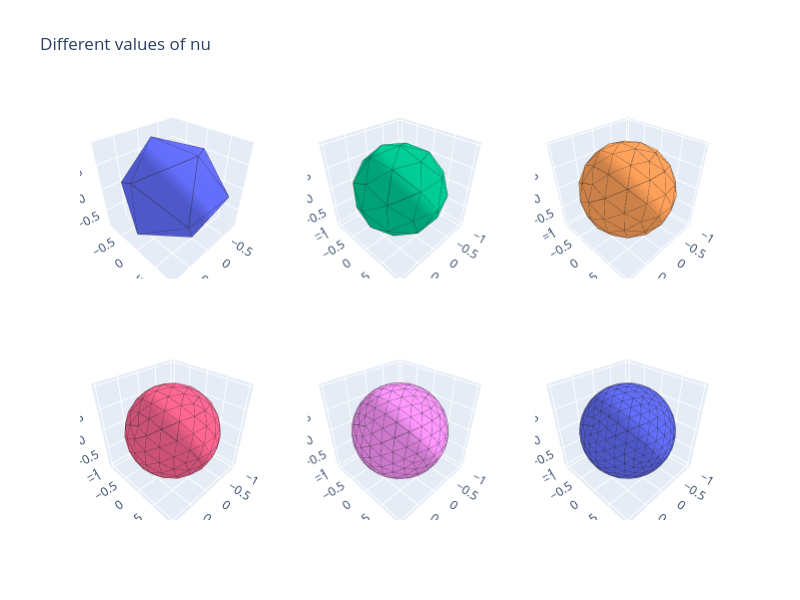

Source (notebook cell):
### Code cell
fig = make_subplots(
    rows=2,
    cols=3,
    specs=[[{"type": "surface"}, {"type": "surface"}, {"type": "surface"}],
           [{"type": "surface"}, {"type": "surface"}, {"type": "surface"}]],
)

for idx, nu in enumerate(range(1, 7)):
    row = idx // 3 + 1
    col = idx % 3 + 1
    vertices, faces = icosphere.icosphere(nu)
    fig.add_trace(mesh_plot(vertices, faces), row=row, col=col)
    fig.add_trace(wireframe_plot(vertices, faces), row=row, col=col)

fig.update_layout(title_text="Different values of nu", height=600, width=800, showlegend=False)
fig.show()

### Figure 1 — Plotly figure (JSON) as saved in the notebook; plotly's stock layout.template omitted (floating-point values rounded to 4 significant figures; data arrays with more than 128 entries replaced by an {"elided": "..."} marker saying what was removed)
{"data": [{"i": [0, 0, 0, 0, 0, 1, 5, 3, 2, 4, 7, 11, 9, 8, 10, 2, 4, 1, 5, 3], "j": [5, 3, 2, 4, 1, 5, 3, 2, 4, 1, 11, 9, 8, 10, 7, 11, 9, 8, 10, 7], "k": [1, 5, 3, 2, 4, 8, 10, 7, 11, 9, 6, 6, 6, 6, 6, 7, 11, 9, 8, 10], "scene": "scene", "type": "mesh3d", "x": [0, 0, 0.5257, -0.5257, 0.8507, -0.8507, 0, 0, -0.5257, 0.5257, -0.8507, 0.8507], "y": [0.5257, -0.5257, 0.8507, 0.8507, 0, 0, -0.5257, 0.5257, -0.8507, -0.8507, 0, 0], "z": [0.8507, 0.8507, 0, 0, 0.5257, 0.5257, -0.8507, -0.8507, 0, 0, -0.5257, -0.5257]}, {"line": {"color": "rgb(40,40,40)", "width": 1}, "mode": "lines", "scene": "scene", "showlegend": false, "type": "scatter3d", "x": [0.8507, 0.5257, null, -0.5257, 0, null, -0.5257, -0.8507, null, 0, 0.5257, null, -0.8507, -0.8507, null, -0.5257, 0.5257, null, 0, -0.8507, null, 0.5257, 0.8507, null, 0.5257, 0.8507, null, 0, 0.5257, null, 0, 0.8507, null, 0, -0.8507, null, 0, -0.5257, null, 0.8507, 0.8507, null, 0, 0, null, 0.5257, 0.8507, null, 0, 0.8507, null, 0.5257, 0, null, 0, -0.8507, null, 0, -0.5257, null, 0, 0, null, 0, -0.8507, null, -0.5257, -0.8507, null, -0.8507, -0.5257, null, 0, -0.5257, null, -0.5257, -0.8507, null, 0, 0.8507, null, 0.5257, -0.5257, null, 0, 0.8507, null, 0, 0.5257, null], "y": [0, -0.8507, null, 0.8507, 0.5257, null, 0.8507, 0, null, 0.5257, 0.8507, null, 0, 0, null, -0.8507, -0.8507, null, 0.5257, 0, null, -0.8507, 0, null, 0.8507, 0, null, -0.5257, -0.8507, null, -0.5257, 0, null, 0.5257, 0, null, -0.5257, -0.8507, null, 0, 0, null, 0.5257, -0.5257, null, 0.8507, 0, null, 0.5257, 0, null, 0.8507, 0.5257, null, -0.5257, 0, null, -0.5257, -0.8507, null, -0.5257, 0.5257, null, -0.5257, 0, null, 0.8507, 0, null, 0, -0.8507, null, 0.5257, 0.8507, null, -0.8507, 0, null, -0.5257, 0, null, 0.8507, 0.8507, null, 0.5257, 0, null, -0.5257, -0.8507, null], "z": [0.5257, 0, null, 0, -0.8507, null, 0, -0.5257, null, 0.8507, 0, null, 0.5257, -0.5257, null, 0, 0, null, 0.8507, 0.5257, null, 0, -0.5257, null, 0, -0.5257, null, 0.8507, 0, null, -0.8507, -0.5257, null, -0.8507, -0.5257, null, -0.8507, 0, null, 0.5257, -0.5257, null, 0.8507, 0.8507, null, 0, 0.5257, null, 0.8507, 0.5257, null, 0, -0.8507, null, 0.8507, 0.5257, null, 0.8507, 0, null, -0.8507, -0.8507, null, -0.8507, -0.5257, null, 0, 0.5257, null, 0.5257, 0, null, 0.8507, 0, null, 0, -0.5257, null, 0.8507, 0.5257, null, 0, 0, null, -0.8507, -0.5257, null, -0.8507, 0, null]}, {"i": [0, 16, 16, 12, 0, 14, 14, 16, 0, 13, 13, 14, 0, 15, 15, 13, 0, 12, 12, 15, 1, 18, 18, 19, 5, 25, 25, 31, 3, 21, 21, 26, 2, 22, 22, 24, 4, 17, 17, 28, 7, 38, 38, 32, 11, 41, 41, 36, 9, 39, 39, 34, 8, 40, 40, 33, 10, 37, 37, 35, 2, 24, 24, 23, 4, 28, 28, 29, 1, 19, 19, 20, 5, 31, 31, 30, 3, 26, 26, 27], "j": [16, 5, 18, 18, 14, 3, 25, 25, 13, 2, 21, 21, 15, 4, 22, 22, 12, 1, 17, 17, 18, 5, 30, 30, 25, 3, 27, 27, 21, 2, 23, 23, 22, 4, 29, 29, 17, 1, 20, 20, 38, 11, 36, 36, 41, 9, 34, 34, 39, 8, 33, 33, 40, 10, 35, 35, 37, 7, 32, 32, 24, 11, 38, 38, 28, 9, 41, 41, 19, 8, 39, 39, 31, 10, 40, 40, 26, 7, 37, 37], "k": [12, 18, 12, 1, 16, 25, 16, 5, 14, 21, 14, 3, 13, 22, 13, 2, 15, 17, 15, 4, 19, 30, 19, 8, 31, 27, 31, 10, 26, 23, 26, 7, 24, 29, 24, 11, 28, 20, 28, 9, 32, 36, 32, 6, 36, 34, 36, 6, 34, 33, 34, 6, 33, 35, 33, 6, 35, 32, 35, 6, 23, 38, 23, 7, 29, 41, 29, 11, 20, 39, 20, 9, 30, 40, 30, 8, 27, 37, 27, 10], "scene": "scene2", "type": "mesh3d", "x": [0, 0, 0.5257, -0.5257, 0.8507, -0.8507, 0, 0, -0.5257, 0.5257, -0.8507, 0.8507, 0, 0.309, -0.309, 0.5, -0.5, 0.5, -0.5, -0.309, 0.309, 0, 0.809, 0.309, 0.809, -0.809, -0.309, -0.809, 0.809, 1, -0.809, -1, 0, -0.309, 0.309, -0.5, 0.5, -0.5, 0.5, 0, -0.809, 0.809], "y": [0.5257, -0.5257, 0.8507, 0.8507, 0, 0, -0.5257, 0.5257, -0.8507, -0.8507, 0, 0, 0, 0.809, 0.809, 0.309, 0.309, -0.309, -0.309, -0.809, -0.809, 1, 0.5, 0.809, 0.5, 0.5, 0.809, 0.5, -0.5, 0, -0.5, 0, 0, -0.809, -0.809, -0.309, -0.309, 0.309, 0.309, -1, -0.5, -0.5], "z": [0.8507, 0.8507, 0, 0, 0.5257, 0.5257, -0.8507, -0.8507, 0, 0, -0.5257, -0.5257, 1, 0.5, 0.5, 0.809, 0.809, 0.809, 0.809, 0.5, 0.5, 0, 0.309, -0.5, -0.309, 0.309, -0.5, -0.309, 0.309, 0, 0.309, 0, -1, -0.5, -0.5, -0.809, -0.809, -0.809, -0.809, 0, -0.309, -0.309]}, {"line": {"color": "rgb(40,40,40)", "width": 1}, "mode": "lines", "scene": "scene2", "showlegend": false, "type": "scatter3d", "x": {"elided": "360 float values"}, "y": {"elided": "360 float values"}, "z": {"elided": "360 float values"}}, {"i": {"elided": "180 int values"}, "j": {"elided": "180 int values"}, "k": {"elided": "180 int values"}, "scene": "scene3", "type": "mesh3d", "x": [0, 0, 0.5257, -0.5257, 0.8507, -0.8507, 0, 0, -0.5257, 0.5257, -0.8507, 0.8507, 0, 0, 0.2018, 0.4035, -0.2018, -0.4035, 0.3265, 0.653, -0.3265, -0.653, 0.3265, 0.653, -0.3265, -0.653, -0.2018, -0.4035, 0.2018, 0.4035, 0.2018, -0.2018, 0.73, 0.8547, 0.4035, 0.2018, 0.73, 0.8547, -0.73, -0.8547, -0.4035, -0.2018, -0.73, -0.8547, 0.8547, 0.73, 0.9794, 0.9794, -0.8547, -0.73, -0.9794, -0.9794, 0, 0, -0.2018, -0.4035, 0.2018, 0.4035, -0.3265, -0.653, 0.3265, 0.653, -0.3265, -0.653, 0.3265, 0.653, -0.2018, 0.2018, -0.73, -0.8547, 0.73, 0.8547, -0.3568, -0.5774, 0, 0.5774, 0.3568, -0.5774, -0.9342, 0, 0.9342, 0.5774, 0.3568, 0.5774, 0, -0.5774, -0.3568, 0.5774, 0.9342, 0, -0.9342, -0.5774], "y": [0.5257, -0.5257, 0.8507, 0.8507, 0, 0, -0.5257, 0.5257, -0.8507, -0.8507, 0, 0, 0.2018, -0.2018, 0.73, 0.8547, 0.73, 0.8547, 0.4035, 0.2018, 0.4035, 0.2018, -0.4035, -0.2018, -0.4035, -0.2018, -0.73, -0.8547, -0.73, -0.8547, 0.9794, 0.9794, 0.653, 0.3265, 0.8547, 0.73, 0.653, 0.3265, 0.653, 0.3265, 0.8547, 0.73, 0.653, 0.3265, -0.3265, -0.653, 0, 0, -0.3265, -0.653, 0, 0, -0.2018, 0.2018, -0.73, -0.8547, -0.73, -0.8547, -0.4035, -0.2018, -0.4035, -0.2018, 0.4035, 0.2018, 0.4035, 0.2018, -0.9794, -0.9794, -0.653, -0.3265, -0.653, -0.3265, 0, 0.5774, 0.9342, 0.5774, 0, -0.5774, 0.3568, 0.9342, 0.3568, -0.5774, 0, -0.5774, -0.9342, -0.5774, 0, 0.5774, -0.3568, -0.9342, -0.3568, 0.5774], "z": [0.8507, 0.8507, 0, 0, 0.5257, 0.5257, -0.8507, -0.8507, 0, 0, -0.5257, -0.5257, 0.9794, 0.9794, 0.653, 0.3265, 0.653, 0.3265, 0.8547, 0.73, 0.8547, 0.73, 0.8547, 0.73, 0.8547, 0.73, 0.653, 0.3265, 0.653, 0.3265, 0, 0, 0.2018, 0.4035, -0.3265, -0.653, -0.2018, -0.4035, 0.2018, 0.4035, -0.3265, -0.653, -0.2018, -0.4035, 0.4035, 0.2018, 0.2018, -0.2018, 0.4035, 0.2018, 0.2018, -0.2018, -0.9794, -0.9794, -0.653, -0.3265, -0.653, -0.3265, -0.8547, -0.73, -0.8547, -0.73, -0.8547, -0.73, -0.8547, -0.73, 0, 0, -0.2018, -0.4035, -0.2018, -0.4035, 0.9342, 0.5774, 0.3568, 0.5774, 0.9342, 0.5774, 0, -0.3568, 0, 0.5774, -0.9342, -0.5774, -0.3568, -0.5774, -0.9342, -0.5774, 0, 0.3568, 0, -0.5774]}, {"line": {"color": "rgb(40,40,40)", "width": 1}, "mode": "lines", "scene": "scene3", "showlegend": false, "type": "scatter3d", "x": {"elided": "810 float values"}, "y": {"elided": "810 float values"}, "z": {"elided": "810 float values"}}, {"i": {"elided": "320 int values"}, "j": {"elided": "320 int values"}, "k": {"elided": "320 int values"}, "scene": "scene4", "type": "mesh3d", "x": {"elided": "162 float values"}, "y": {"elided": "162 float values"}, "z": {"elided": "162 float values"}}, {"line": {"color": "rgb(40,40,40)", "width": 1}, "mode": "lines", "scene": "scene4", "showlegend": false, "type": "scatter3d", "x": {"elided": "1440 float values"}, "y": {"elided": "1440 float values"}, "z": {"elided": "1440 float values"}}, {"i": {"elided": "500 int values"}, "j": {"elided": "500 int values"}, "k": {"elided": "500 int values"}, "scene": "scene5", "type": "mesh3d", "x": {"elided": "252 float values"}, "y": {"elided": "252 float values"}, "z": {"elided": "252 float values"}}, {"line": {"color": "rgb(40,40,40)", "width": 1}, "mode": "lines", "scene": "scene5", "showlegend": false, "type": "scatter3d", "x": {"elided": "2250 float values"}, "y": {"elided": "2250 float values"}, "z": {"elided": "2250 float values"}}, {"i": {"elided": "720 int values"}, "j": {"elided": "720 int values"}, "k": {"elided": "720 int values"}, "scene": "scene6", "type": "mesh3d", "x": {"elided": "362 float values"}, "y": {"elided": "362 float values"}, "z": {"elided": "362 float values"}}, {"line": {"color": "rgb(40,40,40)", "width": 1}, "mode": "lines", "scene": "scene6", "showlegend": false, "type": "scatter3d", "x": {"elided": "3240 float values"}, "y": {"elided": "3240 float values"}, "z": {"elided": "3240 float values"}}], "layout": {"height": 600, "scene": {"domain": {"x": [0, 0.2889], "y": [0.575, 1]}}, "scene2": {"domain": {"x": [0.3556, 0.6444], "y": [0.575, 1]}}, "scene3": {"domain": {"x": [0.7111, 1], "y": [0.575, 1]}}, "scene4": {"domain": {"x": [0, 0.2889], "y": [0, 0.425]}}, "scene5": {"domain": {"x": [0.3556, 0.6444], "y": [0, 0.425]}}, "scene6": {"domain": {"x": [0.7111, 1], "y": [0, 0.425]}}, "showlegend": false, "title": {"text": "Different values of nu"}, "width": 800}}
